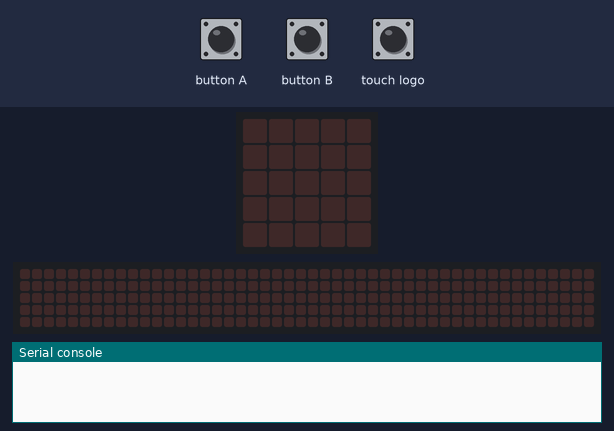
The program below on a simulated BBC micro:bit running MicroPython. On the bench: the board's 5×5 LED display, a strip that is not on the board, showing the scrolling text unrolled, the last lines printed to the serial console. Inputs (shaded band) come from the test bench. No radio messages arrive unless stated (any console line starting 'radio sent:' is added by the test bench); the 48×5 strip is a reading aid, not a part: it shows the text the display is scrolling, unrolled, one strip-width of it at a time.

Above: at 1.2 s.
1.3 s: button A pressed for 0.15 s
At 1.35 s:
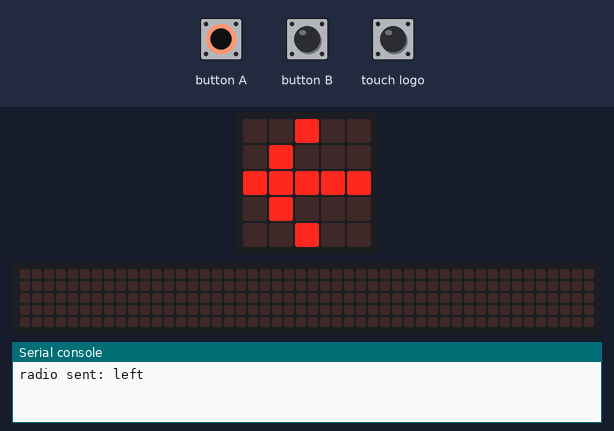
2.9 s: button B pressed for 0.15 s
At 2.95 s:
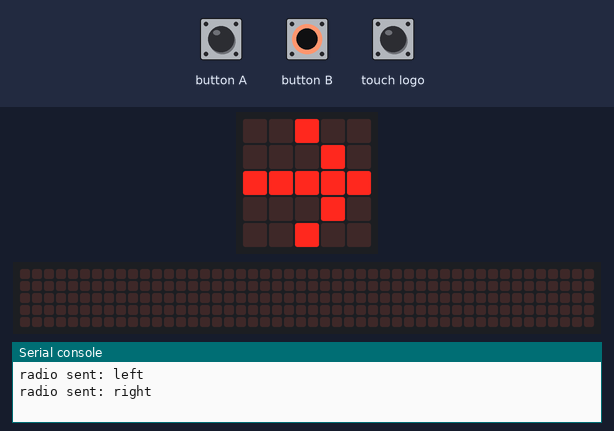
4.5 s: touch logo pressed for 0.15 s
At 4.57 s:
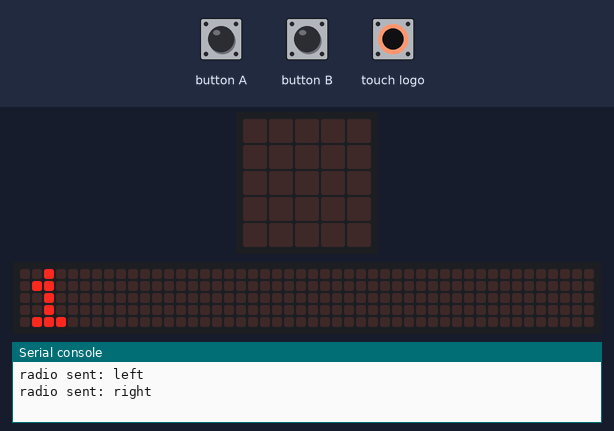
7.5 s: button A pressed for 1 s
At 8.6 s:
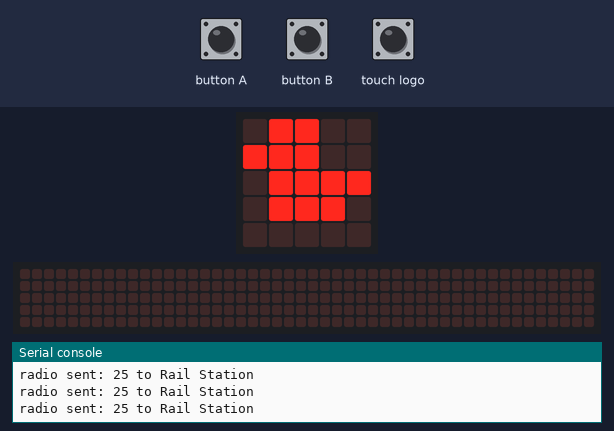
10.0 s: touch logo pressed for 1 s
At 10.08 s:
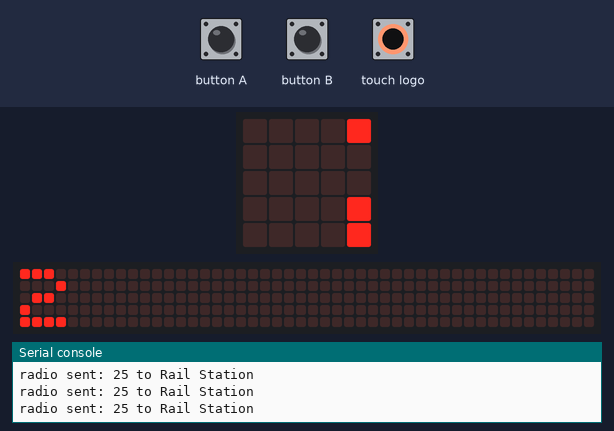
13.0 s: button B pressed for 1 s
Timing chart, 0 to 16.0 s (numbered marks = the images above; inputs shaded):
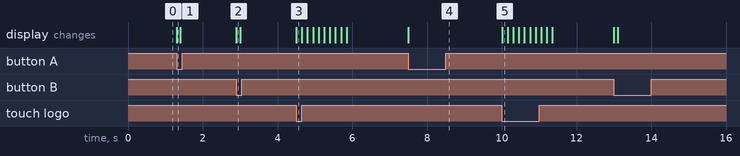

The program:

sebulous.py
```python
from microbit import *
import radio

radio.on()
radio.config(channel=0, power=7)

mode = 0
mode_max = 3
is_in_demo_mode = False
is_in_confirmation_mode = False

def change_mode(mode):
    mode += 1
    if mode > mode_max:
        mode = 0
    display.scroll(mode)
    return mode

while True:
    #None Mode
    if not is_in_demo_mode:
        if pin_logo.is_touched():
            mode = change_mode(mode)

    if not is_in_demo_mode and not is_in_confirmation_mode:
        if button_a.is_pressed():
            radio.send("left")
            display.show(Image.ARROW_W)
            sleep(100)
            display.clear()
            while button_a.is_pressed():
                pass

        if button_b.is_pressed():
            radio.send("right")
            display.show(Image.ARROW_E)
            sleep(100)
            display.clear()
            while button_b.is_pressed():
                pass

    #Slide Mode
    if mode == 0:
        is_in_confirmation_mode = False

    #Bus Mode
    if mode == 1:
        is_in_confirmation_mode = True
        if button_a.is_pressed():
            is_in_demo_mode = True
            radio.config(power=0)
            display.show(Image.DUCK)
            while not pin_logo.is_touched():
                radio.send("25 to Rail Station")
                sleep(500)
            display.clear()
            radio.config(power=7)
            mode = change_mode(mode)
            is_in_demo_mode = False
            is_in_confirmation_mode = False

    #Slide Mode
    if mode == 2:
        is_in_confirmation_mode = False

    #Theft Mode
    if mode == 3:
        is_in_confirmation_mode = True
        if button_a.is_pressed():
            is_in_demo_mode = True
            display.scroll('T')
            while not pin_logo.is_touched():
                message = radio.receive()
                if message:
                    for i in range(0, 4):
                        display.show(Image.CHESSBOARD)
                        sleep(200)
                        display.show(Image.NO)
                        sleep(200)
                    display.scroll("Item detected as stolen!", delay = 100)
            mode = change_mode(mode)
            is_in_demo_mode = False
            is_in_confirmation_mode = False
```

Measured:
- after the input at 1.3 s, the display: changes at once (image 1)
- after the input at 2.9 s, the display: changes at once (image 2)
- after the input at 4.5 s, the display: changes at once (image 3)
- after the input at 7.5 s, the display: changes at once (image 4)
- after the input at 10.0 s, the display: changes at once (image 5)
